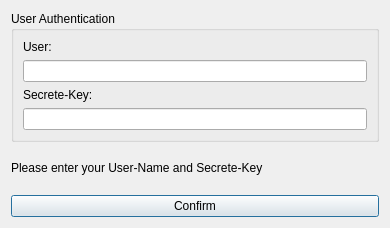
<?xml version="1.0" encoding="UTF-8"?>
<ui version="4.0">
 <class>Dialog</class>
 <widget class="QDialog" name="Dialog">
  <property name="geometry">
   <rect>
    <x>0</x>
    <y>0</y>
    <width>390</width>
    <height>228</height>
   </rect>
  </property>
  <property name="windowTitle">
   <string>Dialog</string>
  </property>
  <layout class="QVBoxLayout" name="verticalLayout">
   <item>
    <widget class="QGroupBox" name="groupBox">
     <property name="title">
      <string>User Authentication</string>
     </property>
     <layout class="QVBoxLayout" name="verticalLayout_2">
      <item>
       <widget class="QLabel" name="UserLabel">
        <property name="text">
         <string>User:</string>
        </property>
       </widget>
      </item>
      <item>
       <widget class="QLineEdit" name="UserText"/>
      </item>
      <item>
       <widget class="QLabel" name="KeyLabel">
        <property name="text">
         <string>Secrete-Key:</string>
        </property>
       </widget>
      </item>
      <item>
       <widget class="QLineEdit" name="KeyText">
        <property name="echoMode">
         <enum>QLineEdit::Password</enum>
        </property>
       </widget>
      </item>
     </layout>
    </widget>
   </item>
   <item>
    <widget class="QLabel" name="statusLabel">
     <property name="styleSheet">
      <string notr="true"/>
     </property>
     <property name="frameShadow">
      <enum>QFrame::Plain</enum>
     </property>
     <property name="lineWidth">
      <number>1</number>
     </property>
     <property name="text">
      <string>Please enter your User-Name and Secrete-Key</string>
     </property>
     <property name="textFormat">
      <enum>Qt::RichText</enum>
     </property>
    </widget>
   </item>
   <item>
    <widget class="QPushButton" name="pushButton">
     <property name="text">
      <string>Confirm</string>
     </property>
    </widget>
   </item>
  </layout>
 </widget>
 <resources/>
 <connections/>
</ui>
